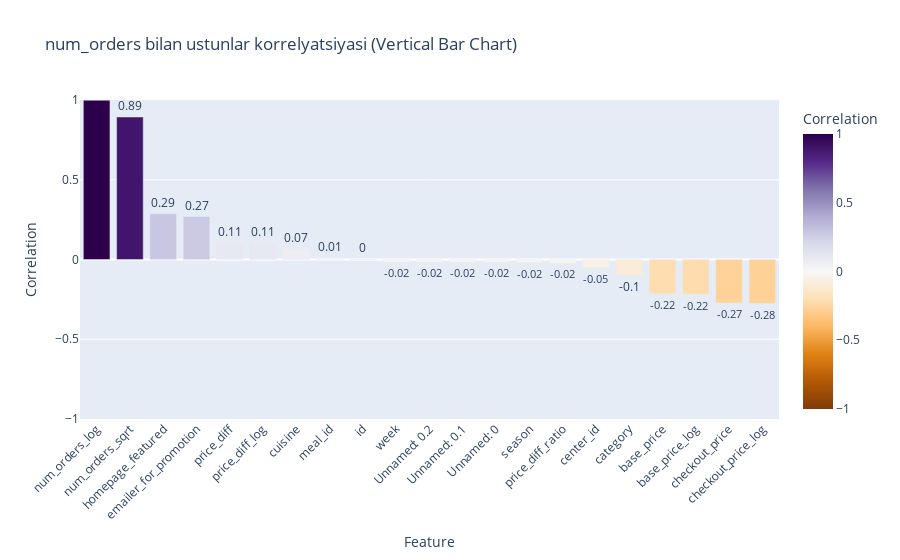

The code cell stored with this chart in its notebook:
### Code cell
import plotly.express as px

# Korrelyatsiya matritsasini hisoblash
corr_matrix = df.corr(numeric_only=True)
target_corr = corr_matrix["num_orders"].drop("num_orders").sort_values(ascending=False).reset_index()
target_corr.columns = ["Feature", "Correlation"]

# Vertikal bar chart
fig = px.bar(target_corr, x="Feature", y="Correlation",
             title="num_orders bilan ustunlar korrelyatsiyasi (Vertical Bar Chart)",
             color="Correlation",
             color_continuous_scale=px.colors.diverging.PuOr,
             range_color=[-1, 1],
             text=target_corr["Correlation"].round(2))

fig.update_traces(textposition='outside')
fig.update_layout(xaxis_tickangle=-45, yaxis_range=[-1, 1], yaxis_title="Correlation")
fig.show()

### Figure 1 — Plotly figure (JSON) as saved in the notebook; plotly's stock layout.template omitted (floating-point values rounded to 4 significant figures)
{"data": [{"hovertemplate": "Feature=%{x}<br>Correlation=%{marker.color}<br>text=%{text}<extra></extra>", "legendgroup": "", "marker": {"color": [0.9985, 0.8934, 0.2867, 0.2692, 0.1064, 0.1062, 0.06739, 0.01024, 0.0006783, -0.01557, -0.01573, -0.01573, -0.01573, -0.01888, -0.02265, -0.05124, -0.09748, -0.2153, -0.2183, -0.2724, -0.2752], "coloraxis": "coloraxis", "pattern": {"shape": ""}}, "name": "", "orientation": "v", "showlegend": false, "text": [1.0, 0.89, 0.29, 0.27, 0.11, 0.11, 0.07, 0.01, 0.0, -0.02, -0.02, -0.02, -0.02, -0.02, -0.02, -0.05, -0.1, -0.22, -0.22, -0.27, -0.28], "textposition": "outside", "type": "bar", "x": ["num_orders_log", "num_orders_sqrt", "homepage_featured", "emailer_for_promotion", "price_diff", "price_diff_log", "cuisine", "meal_id", "id", "week", "Unnamed: 0.2", "Unnamed: 0.1", "Unnamed: 0", "season", "price_diff_ratio", "center_id", "category", "base_price", "base_price_log", "checkout_price", "checkout_price_log"], "xaxis": "x", "y": [0.9985, 0.8934, 0.2867, 0.2692, 0.1064, 0.1062, 0.06739, 0.01024, 0.0006783, -0.01557, -0.01573, -0.01573, -0.01573, -0.01888, -0.02265, -0.05124, -0.09748, -0.2153, -0.2183, -0.2724, -0.2752], "yaxis": "y"}], "layout": {"barmode": "relative", "coloraxis": {"cmax": 1, "cmin": -1, "colorbar": {"title": {"text": "Correlation"}}, "colorscale": [[0, "rgb(127,59,8)"], [0.1, "rgb(179,88,6)"], [0.2, "rgb(224,130,20)"], [0.3, "rgb(253,184,99)"], [0.4, "rgb(254,224,182)"], [0.5, "rgb(247,247,247)"], [0.6, "rgb(216,218,235)"], [0.7, "rgb(178,171,210)"], [0.8, "rgb(128,115,172)"], [0.9, "rgb(84,39,136)"], [1, "rgb(45,0,75)"]]}, "legend": {"tracegroupgap": 0}, "title": {"text": "num_orders bilan ustunlar korrelyatsiyasi (Vertical Bar Chart)"}, "xaxis": {"anchor": "y", "domain": [0, 1], "tickangle": -45, "title": {"text": "Feature"}}, "yaxis": {"anchor": "x", "domain": [0, 1], "range": [-1, 1], "title": {"text": "Correlation"}}}}
